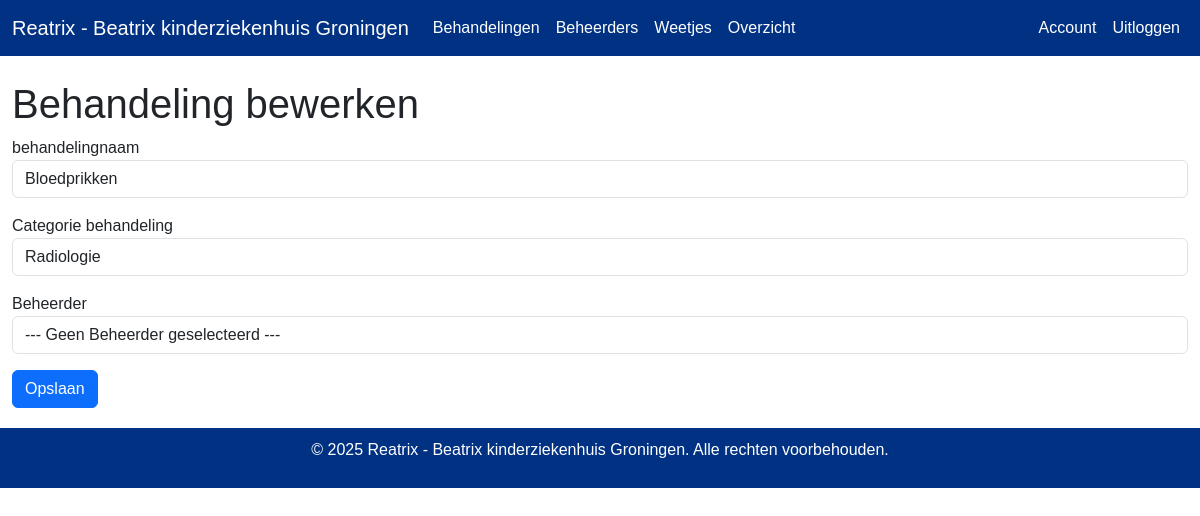
Page /Behandeling/edit/1 (signed in) on the earlier database version.
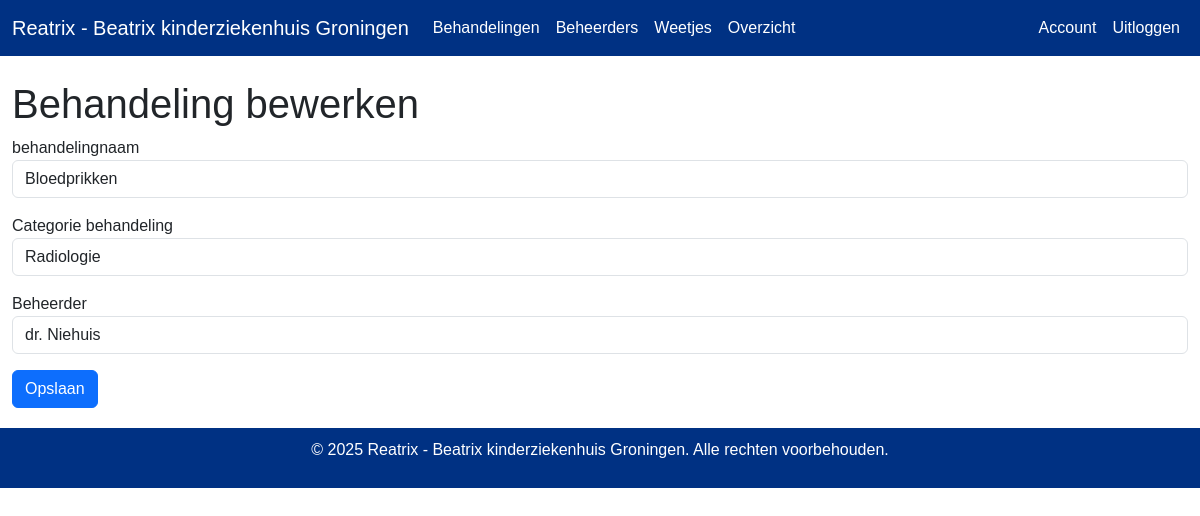
Same page on the later database version.
### models.py (models this page shows)
class Behandeling(db.Model):
    id = db.Column(db.Integer, primary_key=True)
    behandelingnaam = db.Column(db.String(50), nullable=False)
    Categorie = db.Column(db.String(10), nullable=False)
    Beheerder_id = db.Column(db.Integer, db.ForeignKey('beheerder.id'), nullable=False)
    Weetje = db.relationship('Weetje', backref='Behandeling', lazy=True)

### routes/Behandeling/routes.py (the view, shortened to what this page needs)
@Behandeling_bp.route('/edit/<int:id>', methods=['GET', 'POST'])
@login_required
def edit(id):
    behandeling = Behandeling.query.get_or_404(id)  # << andere naam!
    form = BehandelingForm(obj=behandeling)
    return render_template('Behandeling/form.html', form=form, title='Behandeling bewerken')

### routes/Behandeling/form.py
class BehandelingForm(FlaskForm):
    behandelingnaam = StringField('behandelingnaam', validators=[DataRequired()])
    Categorie = SelectField(
        'Categorie behandeling',
        choices=[
            ('Radiologie', 'Radiologie'),
            ('Cardiologie', 'Cardiologie'),
            ('levertransplantatie', 'levertransplantatie')
        ],
        validators=[DataRequired()]
    )
    Beheerder_id = SelectField(
        'Beheerder',
        coerce=lambda x: int(x) if x and x != 'None' else None,
        validators=[Optional()]
    )
    submit = SubmitField('Opslaan')
    def __init__(self, *args, **kwargs):
        super(BehandelingForm, self).__init__(*args, **kwargs)
        self.Beheerder_id.choices = [('', '--- Geen Beheerder geselecteerd ---')] + [
            (k.id, k.naam) for k in Beheerder.query.all()
        ]

### models.py (called while the page is built)
@login_manager.user_loader
def load_user(user_id):
    return User.query.get(int(user_id))

    def is_admin(self):
        return self.role == Role.ADMIN

### templates/Behandeling/form.html (shortened to what this page needs)
{% extends 'base.html' %}
{% block content %}
<h1>{{ title }}</h1>
<form method="post">
  <div class="mb-3">
    {{ form.behandelingnaam.label }} {{ form.behandelingnaam(class="form-control") }}
  </div>
  <div class="mb-3">
    {{ form.Categorie.label }} {{ form.Categorie(class="form-control") }}
  </div>
  <div class="mb-3">
    {{ form.Beheerder_id.label }} {{ form.Beheerder_id(class="form-control") }}
  </div>
  <button type="submit" class="btn btn-primary">{{ form.submit.label }}</button>
</form>
{% endblock %}

Differences in the rows shown:
changed Behandeling "Bloedprikken": Beheerder_id "--- Geen Beheerder geselecteerd ---" → "dr. Niehuis"
